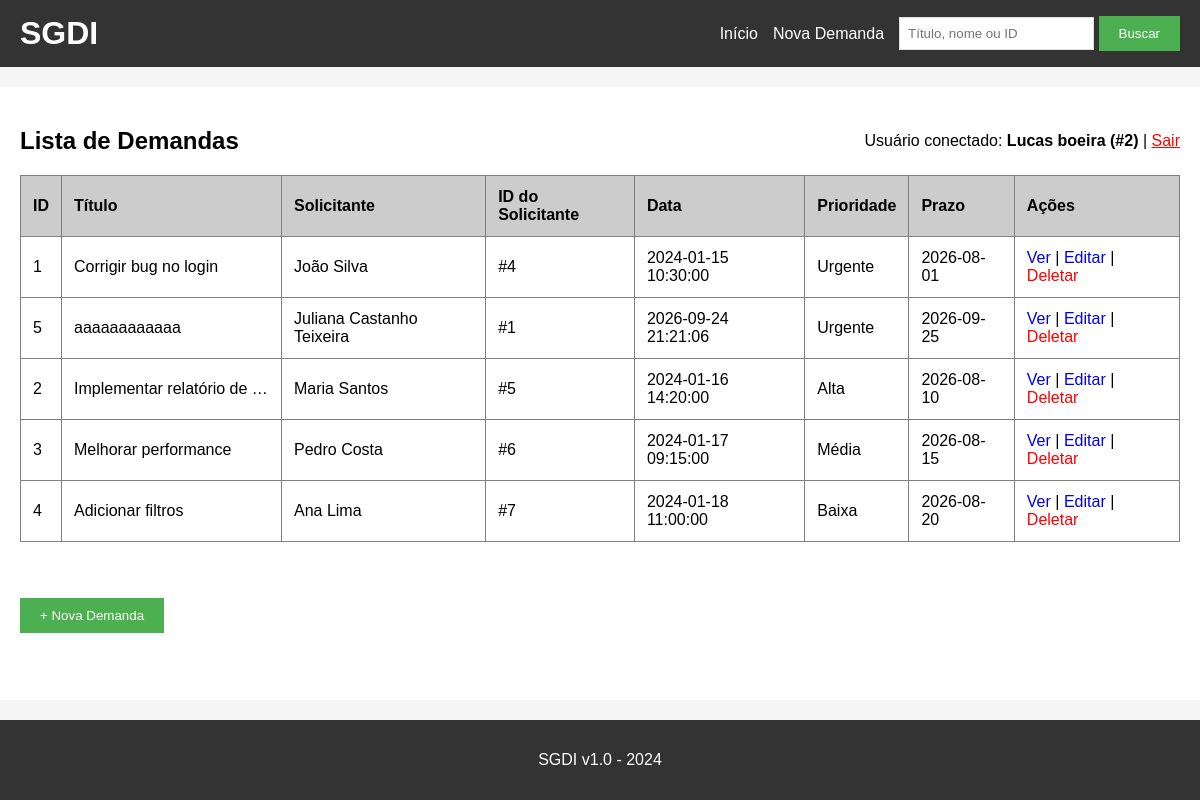
The app's page / (signed in) with its own data.
### tables this page shows
CREATE TABLE demandas (
    id INTEGER PRIMARY KEY AUTOINCREMENT,
    titulo TEXT NOT NULL,
    descricao TEXT,
    solicitante TEXT,
    solicitante_id INTEGER,
    data_criacao TEXT,
    prioridade TEXT,
    prazo TEXT,
    FOREIGN KEY (solicitante_id) REFERENCES solicitantes (id)
);

### app.py (the view)
@app.route('/')
def index():
    conn = get_db()
    cursor = conn.cursor()
    query = """
        SELECT * FROM demandas
        ORDER BY
            CASE prioridade
                WHEN 'Urgente' THEN 1
                WHEN 'Alta' THEN 2
                WHEN 'Média' THEN 3
                WHEN 'Baixa' THEN 4
                ELSE 5
            END,
            prazo ASC
    """
    demandas = cursor.execute(query).fetchall()
    conn.close()
    return render_template('index.html', demandas=demandas)

### app.py (called while the page is built)
def get_db():
    conn = sqlite3.connect('demandas.db')
    conn.row_factory = sqlite3.Row
    return conn

@app.before_request #Chama a função automaticamente antes de toda requisição
def verificar_login():
    if 'email' not in session and request.endpoint not in ['login', 'logout', 'static']:
        return redirect(url_for('login'))

### templates/index.html
{% extends "base.html" %}
{% block content %}
<div class="flex-between">
    <h2>Lista de Demandas</h2>
    <p>
        Usuário conectado: <strong>{{ session['usuario'] }} (#{{ session['usuario_id'] }})</strong>
        | <a href="{{ url_for('logout') }}" class="text-danger">Sair</a>
    </p>
</div>
<table border="1" cellpadding="10" cellspacing="0" width="100%">
    <thead>
        <tr bgcolor="#cccccc">
            <th>ID</th>
            <th>Título</th>
            <th>Solicitante</th>
            <th>ID do Solicitante</th>
            <th>Data</th>
            <th>Prioridade</th>
            <th>Prazo</th>
            <th>Ações</th>
        </tr>
    </thead>
    <tbody>
        {% for demanda in demandas %}
        <tr>
            <td>{{ demanda[0] }}</td>
            <td class="coluna-titulo" title="{{ demanda[1] }}">{{ demanda[1] }}</td>
            <td>{{ demanda[3] }}</td>
            <td>#{{ demanda[4] }}</td>
            <td>{{ demanda[5] }}</td>
            <td>{{ demanda[6] }}</td>
            <td>{{ demanda[7] }}</td>
            <td>
                <a href="/detalhes/{{ demanda[0] }}">Ver</a>
                |
                <a href="/editar/{{ demanda[0] }}">Editar</a>
                |
                <a href="/deletar/{{ demanda[0] }}" class="text-danger">Deletar</a>
            </td>
        </tr>
        {% endfor %}
    </tbody>
</table>
<br><br>
<a href="/nova_demanda"><button>+ Nova Demanda</button></a>
{% endblock %}

### static/style.css (style rules this page uses)
* { box-sizing: border-box; }
body { font-family: Arial, sans-serif; background-color: #f5f5f5; padding: 0; margin: 0; display: flex; flex-direction: column; min-height: 100vh; }
button { background-color: #4CAF50; color: white; padding: 10px 20px; border: none; cursor: pointer; }
table { border-collapse: collapse; width: 100%; margin-bottom: 20px; }
th, td { padding: 12px; text-align: left; }
table a { text-decoration: none; }
.flex-between { display: flex; justify-content: space-between; align-items: center; }
.text-danger { color: red; }
.coluna-titulo { max-width: 220px; white-space: nowrap; overflow: hidden; text-overflow: ellipsis; }

### records on screen
demandas: id "1", titulo "Corrigir bug no login", solicitante "João Silva", solicitante "4", data_criacao "2024-01-15 10:30:00", prioridade "Urgente", prazo "2026-08-01"
demandas: id "5", titulo "aaaaaaaaaaaa", solicitante "Juliana Castanho Teixeira", solicitante "1", data_criacao "2026-09-24 21:21:06", prioridade "Urgente", prazo "2026-09-25"
demandas: id "2", titulo "Implementar relatório de…", solicitante "Maria Santos", solicitante "5", data_criacao "2024-01-16 14:20:00", prioridade "Alta", prazo "2026-08-10"
demandas: id "3", titulo "Melhorar performance", solicitante "Pedro Costa", solicitante "6", data_criacao "2024-01-17 09:15:00", prioridade "Média", prazo "2026-08-15"
demandas: id "4", titulo "Adicionar filtros", solicitante "Ana Lima", solicitante "7", data_criacao "2024-01-18 11:00:00", prioridade "Baixa", prazo "2026-08-20"

### other values on screen
{{ session['usuario'] }} "Lucas boeira"
{{ session['usuario_id'] }} "2"
